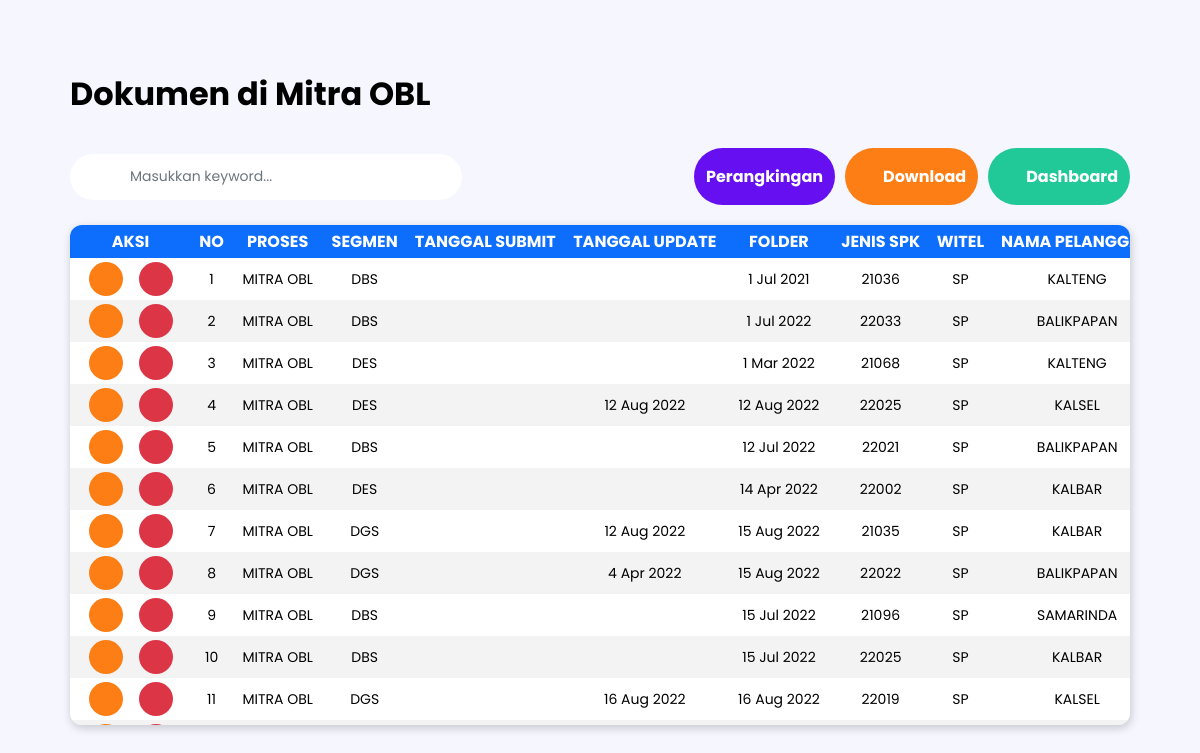
/dokumenMitraOBL.php?witel=SP (signed in), run on the app's committed database.
### tables this page shows
CREATE TABLE `report_obl` (
  `id` int(50) DEFAULT NULL,
  `proses` varchar(500) DEFAULT NULL,
  `segmen` varchar(500) DEFAULT NULL,
  `tanggal_update` varchar(500) DEFAULT NULL,
  `folder` varchar(500) DEFAULT NULL,
  `jenis_spk` varchar(500) DEFAULT NULL,
  `witel` varchar(500) DEFAULT NULL,
  `nama_pelanggan` varchar(500) DEFAULT NULL,
  `layanan` varchar(500) DEFAULT NULL,
  `nama_vendor` varchar(500) DEFAULT NULL,
  `jangka_waktu` varchar(500) DEFAULT NULL,
  `nilai_kb` int(50) DEFAULT NULL,
  `no_KFS_SPK` bigint(200) DEFAULT NULL,
  `no_KL_WO_SuratPesanan` varchar(500) DEFAULT NULL,
  `pic` varchar(500) DEFAULT NULL,
  `status` varchar(500) DEFAULT NULL,
  `statusSM` varchar(500) DEFAULT NULL,
  `keterangan` varchar(500) DEFAULT NULL,
  `updated_by` longtext DEFAULT NULL
);

### config/functions.php (called while the page is built, shortened)
<?php
require 'connection.php';
function query($query)
{
    global $conn;
    $result = mysqli_query($conn, $query);
    $rows = [];
    while ($row = mysqli_fetch_assoc($result)) {
        $rows[] = $row;
    }
    return $rows;
}

### dokumenMitraOBL.php (the view, shortened to what this page needs)
<?php
require 'config/functions.php';
$nama = $_SESSION['nama'];
$namaAkun = query("SELECT * FROM account WHERE nama = '$nama'")[0];
$level = $namaAkun["level"];
if (isset($_GET["witel"]) or isset($_GET["tahun"]) or isset($_GET["mitra"]) or isset($_GET["pelanggan"]) or isset($_GET["segmen"]) or isset($_GET["status"])) {
    $witel = $_GET["witel"];
    $tahun = $_GET["tahun"];
    $mitra = $_GET["mitra"];
    $pelanggan = $_GET["pelanggan"];
    $segmen = $_GET["segmen"];
    $status = $_GET["status"];
}
if ($level == 'mitra') {
    if ($witel == '' and $tahun == '' and $pelanggan == '' and $segmen == '' and $status == '') {
        $query = query("SELECT * FROM report_obl WHERE UPPER(proses) = 'MITRA OBL' AND
                UPPER(nama_vendor) LIKE '%$mitra%'
                ORDER BY folder ASC");
    } else {
        $query = query("SELECT * FROM report_obl WHERE UPPER(proses) = 'MITRA OBL' AND
                UPPER(nama_vendor) LIKE '%$mitra%' AND
                (UPPER(segmen) LIKE '%$segmen%' AND
                SUBSTRING(folder, 1, 2) LIKE '%$tahun%' AND
                UPPER(witel) LIKE '%$witel%' AND
                UPPER(nama_pelanggan) LIKE '%$pelanggan%' AND
                UPPER(status) LIKE '%$status%')
                ORDER BY folder ASC");
    }
} else {
    if ($witel == '' and $tahun == '' and $mitra == '' and $pelanggan == '' and $segmen == '' and $status == '') {
        $query = query("SELECT * FROM report_obl WHERE UPPER(proses) = 'MITRA OBL'
            ORDER BY folder ASC");
    } else {
        $query = query("SELECT * FROM report_obl WHERE UPPER(proses) = 'MITRA OBL' AND
            (UPPER(witel) LIKE '%$witel%' AND
            SUBSTRING(folder, 1, 2) LIKE '%$tahun%' AND
            UPPER(segmen) LIKE '%$segmen%' AND
            UPPER(nama_vendor) LIKE '%$mitra%' AND
            UPPER(nama_pelanggan) LIKE '%$pelanggan%' AND
            UPPER(status) LIKE '%$status%')
            ORDER BY folder ASC");
    }
}
?>
<!DOCTYPE html>
<html lang="en">
<head>
    <link rel="stylesheet" href="css/styleDetail.css">
</head>
<body>
    <div class="container">
        <?php
        $witel = rawurlencode($witel);
        $tahun = rawurlencode($tahun);
        $mitra = rawurlencode($mitra);
        $pelanggan = rawurlencode($pelanggan);
        $segmen = rawurlencode($segmen);
        $status = rawurlencode($status);
        ?>
        <h1>Dokumen di Mitra OBL</h1>
        <div class="header">
            <div class="_1">
                <input type="text" name="keyword" id="keyword" placeholder="Masukkan keyword..." autocomplete="off">
            </div>
            <div class="_2">
                <a href="rankMitraOBL.php"><button style="background-color: #6610F2;" class="rank">Perangkingan</button></a>
                <a href="downloadData/downloadMitraOBL.php?witel=<?= $witel; ?>&tahun=<?= $tahun; ?>&mitra=<?= $mitra; ?>&pelanggan=<?= $pelanggan; ?>&segmen=<?= $segmen; ?>&status=<?= $status; ?>" id="btnDownload"><button class="download" style="background-color: #FD7E14;"><img src="./img/download.png" alt="">Download</button></a>
                <a href="index.php"><button class="dashboard" style="background-color: #20C997;"><img src="img/home.png" alt="">Dashboard</button></a>
            </div>
        </div>
        <div class="content" id="content-table">
            <table>
                <tr>
                    <th class="aksi" id="aksiTh">AKSI</th>
                    <th>NO</th>
                    <th>PROSES</th>
                    <th>SEGMEN</th>
                    <th>TANGGAL SUBMIT</th>
                    <th>TANGGAL UPDATE</th>
                    <th>FOLDER</th>
                    <th>JENIS SPK</th>
                    <th>WITEL</th>
                    <th>NAMA PELANGGAN</th>
                </tr>
                <?php $i = 1; ?>
                <?php foreach ($query as $row) : ?>
                    <tr>
                        <td class="aksi" id="aksiTd">
                            <div>
                                <a href="updateData.php?id=<?= $row["id"]; ?>"><button class="update"><img src="img/update.png" alt=""></button></a>
                                <a href="delete.php?id=<?= $row["id"]; ?>" class="deleteHref"><button class="delete"><img src="img/delete.png" alt=""></button></a>
                            </div>
                        </td>
                        <td class="no"><?= $i; ?></td>
                        <td><?= $row["proses"]; ?></td>
                        <td><?= $row["segmen"]; ?></td>
                        <td><?= $row["tanggal_submit"]; ?></td>
                        <td><?= $row["tanggal_update"]; ?></td>
                        <td><?= $row["folder"]; ?></td>
                        <td><?= $row["jenis_spk"]; ?></td>
                        <td><?= $row["witel"]; ?></td>
                        <td><?= $row["nama_pelanggan"]; ?></td>
                        <?php $i++; ?>
                    </tr>
                <?php endforeach; ?>
            </table>
        </div>
    </div>
</body>
</html>

### css/styleDetail.css (style rules this page uses)
* { padding: 0; margin: 0; -webkit-box-sizing: border-box; box-sizing: border-box; font-family: 'Poppins', sans-serif; }
body, html { background-color: #f6f6ff; }
a { color: white; text-decoration: none; }
button { all: unset; -webkit-transition: all 0.2s; transition: all 0.2s; color: white; font-size: 16px; font-weight: 700; border-radius: 30px; padding: 16px 12px; display: -webkit-box; display: -ms-flexbox; display: flex; -webkit-box-pack: center; -ms-flex-pack: center; justify-content: center; -webkit-box-align: center; -ms-flex-align: center; align-items: center; cursor: pointer; }
input[type='text'], input[type='password'], input[type='number'], input[type='date'] { all: unset; background-color: white; border-radius: 30px; font-size: 14px; padding: 10px 14px; height: 26px; display: -webkit-box; display: -ms-flexbox; display: flex; -webkit-box-align: center; -ms-flex-align: center; align-items: center; }
::placeholder { color: #6c757d; }
.container { margin: 70px; }
.container .header { display: -webkit-box; display: -ms-flexbox; display: flex; -webkit-box-pack: justify; -ms-flex-pack: justify; justify-content: space-between; -webkit-box-align: center; -ms-flex-align: center; align-items: center; margin-top: 30px; }
.container .header ._1 { position: relative; width: 30%; }
.container .header ._1 input { padding-left: 60px; width: 100%; }
.container .header ._2 { display: -webkit-box; display: -ms-flexbox; display: flex; }
.container .header ._2 button.download { margin-right: 5px; }
.container .header ._2 button.dashboard { margin-left: 5px; }
.container .header ._2 button.rank { margin-right: 10px; }
.container .content { margin-top: 20px; overflow: auto; -webkit-box-shadow: 1px 3px 10px 0px rgba(0, 0, 0, 0.2); box-shadow: 1px 3px 10px 0px rgba(0, 0, 0, 0.2); border-radius: 12px; background-color: white; width: 100%; max-height: 500px; }
.container .content table { border-collapse: collapse; text-align: center; width: 285%; table-layout: auto; }
.container .content table th { background-color: #0d6efd; color: white; font-weight: 700; font-size: 16px; white-space: wrap; padding: 4px 8px; position: -webkit-sticky; position: sticky; top: 0; }
.container .content table td { font-size: 14px; color: black; overflow: hidden; white-space: nowrap; text-overflow: ellipsis; padding: 0 10px; max-width: 200px; }
.container .content table td.aksi div { display: -webkit-box; display: -ms-flexbox; display: flex; -webkit-box-align: center; -ms-flex-align: center; align-items: center; -webkit-box-pack: center; -ms-flex-pack: center; justify-content: center; width: 100%; }
.container .content table td.aksi div a { -webkit-transition: all 0.1s; transition: all 0.1s; font-weight: 700; margin: 4px 8px; }
.container .content table td.aksi div a button.update, .container .content table td.aksi div a button.delete { all: unset; width: 34px; height: 34px; border-radius: 50%; background-color: #fd7e14; display: -webkit-box; display: -ms-flexbox; display: flex; -webkit-box-pack: center; -ms-flex-pack: center; justify-content: center; -webkit-box-align: center; -ms-flex-align: center; align-items: center; }
.container .content table td.aksi div a button.delete { background-color: #dc3545; }
.container .content table tr:nth-child(odd) { background-color: #f3f3f3; }
.container .content table tr:nth-child(even) { background-color: #ffffff; }

### data on the page
report_obl: proses "MITRA OBL", segmen "DBS", folder "1 Jul 2021", jenis_spk "21036", witel "SP", nama_pelanggan "KALTENG"
report_obl: proses "MITRA OBL", segmen "DBS", folder "1 Jul 2022", jenis_spk "22033", witel "SP", nama_pelanggan "BALIKPAPAN"
report_obl: proses "MITRA OBL", segmen "DES", folder "1 Mar 2022", jenis_spk "21068", witel "SP", nama_pelanggan "KALTENG"
report_obl: proses "MITRA OBL", segmen "DES", tanggal_update "12 Aug 2022", folder "12 Aug 2022", jenis_spk "22025", witel "SP", nama_pelanggan "KALSEL"
report_obl: proses "MITRA OBL", segmen "DBS", folder "12 Jul 2022", jenis_spk "22021", witel "SP", nama_pelanggan "BALIKPAPAN"
report_obl: proses "MITRA OBL", segmen "DES", folder "14 Apr 2022", jenis_spk "22002", witel "SP", nama_pelanggan "KALBAR"
report_obl: proses "MITRA OBL", segmen "DGS", tanggal_update "12 Aug 2022", folder "15 Aug 2022", jenis_spk "21035", witel "SP", nama_pelanggan "KALBAR"
report_obl: proses "MITRA OBL", segmen "DGS", tanggal_update "4 Apr 2022", folder "15 Aug 2022", jenis_spk "22022", witel "SP", nama_pelanggan "BALIKPAPAN"
report_obl: proses "MITRA OBL", segmen "DBS", folder "15 Jul 2022", jenis_spk "21096", witel "SP", nama_pelanggan "SAMARINDA"
report_obl: proses "MITRA OBL", segmen "DBS", folder "15 Jul 2022", jenis_spk "22025", witel "SP", nama_pelanggan "KALBAR"
report_obl: proses "MITRA OBL", segmen "DGS", tanggal_update "16 Aug 2022", folder "16 Aug 2022", jenis_spk "22019", witel "SP", nama_pelanggan "KALSEL"
